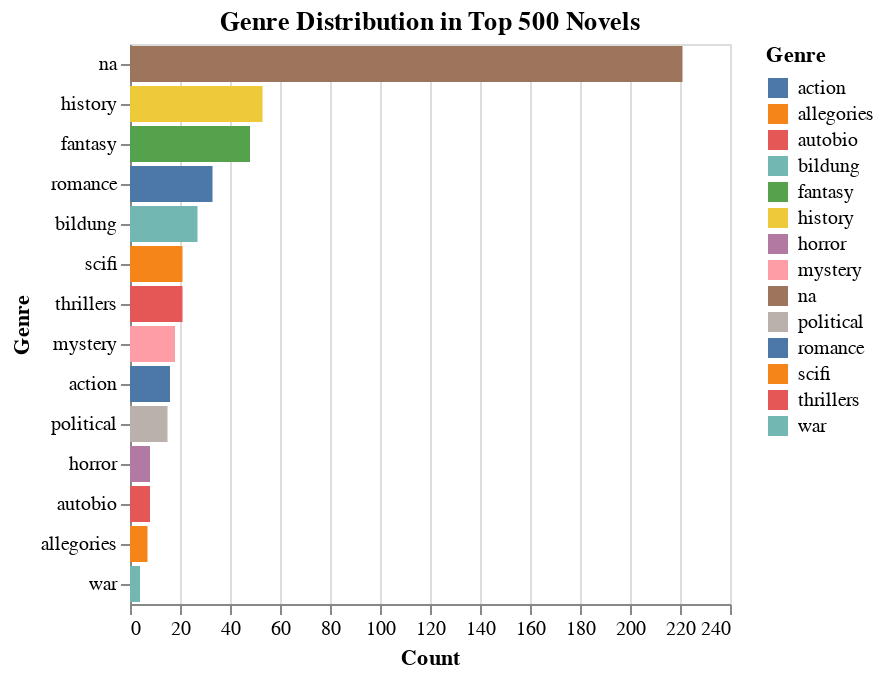

Here is the notebook cell this chart was saved with:
### Markdown cell above
## Exploratory Data Analysis (EDA)
The next step is to perform an EDA to identify any noticeable patterns or biases. We start by understanding the genre distribution and author demographics in the Top 500 dataset.

### Code cell
# Ensuring the genre column is of string type before plotting
top500_df['genre'] = top500_df['genre'].astype(str)

# Plot the distribution of genres
genre_counts = top500_df['genre'].value_counts().reset_index()
genre_counts.columns = ['Genre', 'Count']

genre_chart = alt.Chart(genre_counts).mark_bar().encode(
    x='Count:Q',
    y=alt.Y('Genre:N', sort='-x'),
    color='Genre:N'
).properties(
    title="Genre Distribution in Top 500 Novels"
)
genre_chart

### Figure 1 — Vega-Lite specification as saved in the notebook (floating-point values rounded to 4 significant figures)
{"config": {"view": {"continuousWidth": 300, "continuousHeight": 300}}, "data": {"name": "data-90bd82d8ab349ca8e370ac7a4ea75050"}, "mark": {"type": "bar"}, "encoding": {"color": {"field": "Genre", "type": "nominal"}, "x": {"field": "Count", "type": "quantitative"}, "y": {"field": "Genre", "sort": "-x", "type": "nominal"}}, "title": "Genre Distribution in Top 500 Novels", "$schema": "https://vega.github.io/schema/vega-lite/v5.8.0.json", "datasets": {"data-90bd82d8ab349ca8e370ac7a4ea75050": [{"Genre": "na", "Count": 221}, {"Genre": "history", "Count": 53}, {"Genre": "fantasy", "Count": 48}, {"Genre": "romance", "Count": 33}, {"Genre": "bildung", "Count": 27}, {"Genre": "scifi", "Count": 21}, {"Genre": "thrillers", "Count": 21}, {"Genre": "mystery", "Count": 18}, {"Genre": "action", "Count": 16}, {"Genre": "political", "Count": 15}, {"Genre": "horror", "Count": 8}, {"Genre": "autobio", "Count": 8}, {"Genre": "allegories", "Count": 7}, {"Genre": "war", "Count": 4}]}}
